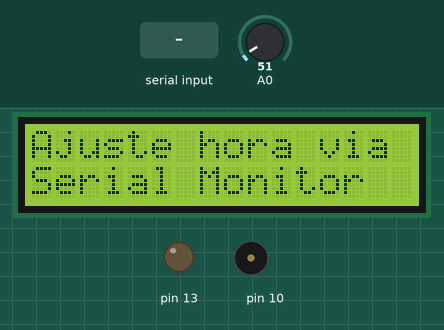
The sketch below on a simulated Arduino Uno, built with avr-gcc and run on an emulated ATmega328P. Shown: 16×2 character LCD, output pins drawn as LEDs (lit = HIGH), buzzer (waves = sounding). The test bench sets the inputs (shaded band); at power-on: A0 = 51. What the sketch prints to the serial monitor is not drawn.

Above: at 2.3 s.
At 4.5 s:
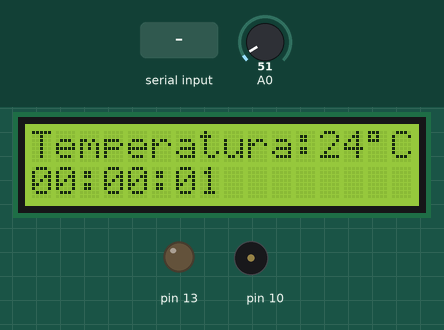
4.6 s: A0 set to 23
At 5.8 s:
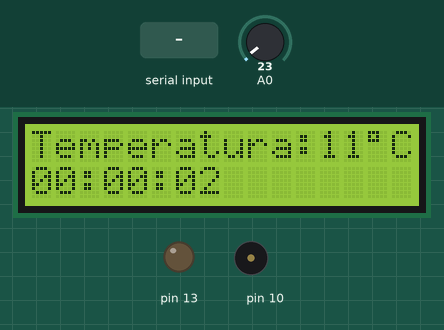
7.5 s: A0 set to 19
At 8.3 s:
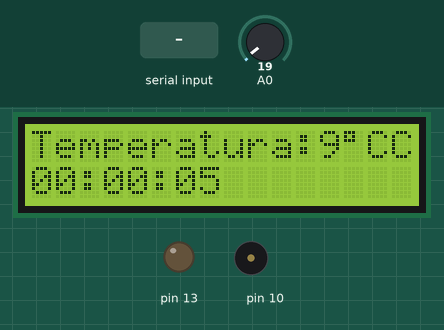
11.5 s: "90,45\n" received over Serial
14.5 s: "30,150\n" received over Serial
Timing chart, 0 to 17.0 s (numbered marks = the images above; inputs shaded):
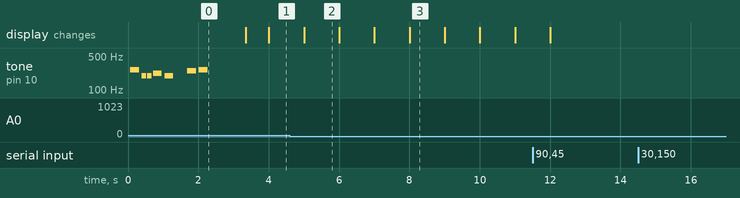

The sketch:

Pratica_14_Relogio_no_LCD_ajuste_Serial.ino
```cpp
// Curso de Introdução a Sistemas Embarcados com Arduino
// Prof. Felipe N. Martins
// www.nossosrobos.blogspot.com
//
// Prática 14 - Relógio no LCD com ajuste pela Serial
// Objetivo: Usar o LCD para mostrar a hora atual (hora, minutos e segundos). O ajuste
// da hora inicial é feito pelo computador e enviado pela porta serial.
//
// Hardware adicionado:
// Sensor de temperatura LM35 no pino A0
// LCD (Liquid Cristal Display) baseado no CI HD 44780.
// 2 linhas, 16 colunas.
// Conexão do LCD:
// pino RS do LCD ao pino 12 do Arduino
// pino Enable do LCD ao 11 do Arduino
// pino D4 do LCD ao 5 do Arduino
// pino D5 do LCD ao 4 do Arduino
// pino D6 do LCD ao 3 do Arduino
// pino D7 do LCD ao 2 do Arduino
// pino R/W do LCD ao GND
// Trimpot de 10K: extremidades a +5V e GND. Cursor ao pino VO do LCD (pino 3)


#include <LiquidCrystal.h>
#include "pitches.h"

// notes in the melody:
int melody[] = {NOTE_C4, NOTE_G3,NOTE_G3, NOTE_A3, NOTE_G3,0, NOTE_B3, NOTE_C4};

// note durations: 4 = quarter note, 8 = eighth note, etc.:
int noteDurations[] = {4, 8, 8, 4,4,4,4,4};

// inicializa bib. informando os pinos conectados:
LiquidCrystal lcd(12, 11, 5, 4, 3, 2);

int temp;
char grau = 223;  // simbolo de grau no LCD
int ajuste_hora = true;
int hora=0, minuto=0, segundo=0;
int hora_dez, hora_un, minuto_dez, minuto_un;

void setup() {
  lcd.begin(16, 2); // inicializa o LCD
  Serial.begin(9600);
  pinMode(13, OUTPUT);
  lcd.setCursor(0, 0);
  lcd.print("Ajuste hora via");
  lcd.setCursor(0, 1);
  lcd.print("Serial Monitor");
  for (int thisNote = 0; thisNote < 8; thisNote++) {
    int noteDuration = 1000/noteDurations[thisNote];
    tone(10, melody[thisNote],noteDuration);
    int pauseBetweenNotes = noteDuration * 1.30;
    delay(pauseBetweenNotes);
    noTone(10);
  }
  delay(1000);
  lcd.clear();
}

void ajusteHora(){
  while (ajuste_hora==false){
    Serial.flush();  // apaga dados do buffer Serial
    Serial.println("Digite a hora no formato HH");
    while(Serial.available()==0);
    hora_dez = (Serial.read()-'0')*10;
    while(Serial.available()==0);
    hora_un = Serial.read()-'0';
    hora = hora_dez + hora_un;
    Serial.println("Digite os minutos no formato MM");
    while(Serial.available()==0);
    minuto_dez = (Serial.read()-'0')*10;
    while(Serial.available()==0);
    minuto_un = Serial.read()-'0';
    minuto = minuto_dez + minuto_un;
    Serial.print("Hora digitada: ");
    if (hora_dez == 0)
      Serial.print('0');
    Serial.print(hora);
    Serial.print(":");
    if (minuto_dez == 0)
      Serial.print('0');
    Serial.println(minuto);
    Serial.flush();
    Serial.println("Confirma? (S/N)");
    while(Serial.available()==0);
    if (Serial.read()=='S' || Serial.read()=='s'){
      ajuste_hora = true;
      Serial.print("Hora ajustada.");
    }
    else
      Serial.println("Tente novamente.");
  }
}

void loop() {
  lcd.setCursor(0, 0);
  lcd.print("Temperatura:"); // mostra mensagem
  temp = analogRead(A0)*0.48;
  lcd.print(temp);
  lcd.print(grau);
  lcd.print("C");

  if (ajuste_hora==false)
    ajusteHora();

  // coloca cursor na coluna 0, linha 1:
  lcd.setCursor(0,1);
  if (hora < 10)
    lcd.print('0');
  lcd.print(hora);
  lcd.print(":");
  if (minuto < 10)
    lcd.print('0');
  lcd.print(minuto);
  lcd.print(":");
  if (segundo < 10)
    lcd.print('0');
  lcd.print(segundo);

  // Contagem da hora:
  segundo++;
  if (segundo > 59){
    minuto++;
    segundo = 0;
  }
  if (minuto > 59){
    hora++;
    minuto = 0;
  }

  while(Serial.available()>0){
    ajuste_hora = false;
    hora_dez = Serial.read();
  }

  while (millis()%1000 !=0);

}
```

Measured:
- the behaviour switches between 21 and 20 on A0 (found by bisection; images 2 and 3)
- after the input at 7.5 s, the display: changes after 0.50 s (image 3)
- after the input at 14.5 s, every drawn part: stays the same
- what the display in image 2 shows lasts 1.0 s, from 5.0 s to 6.0 s
